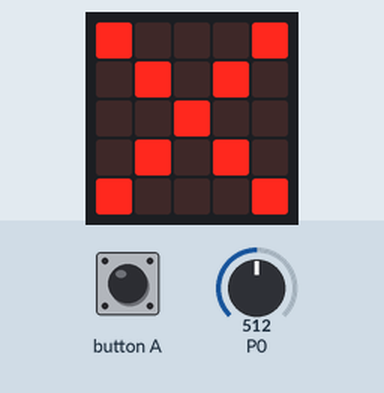
Bench run of a program on a simulated BBC micro:bit running MicroPython. On the bench: the board's 5×5 LED display. Inputs (shaded band) come from the test bench; at power-on: P0 = 512 (analog values on the 0–1023 scale).

Above: at 1.2 s.
1.3 s: P0 set to 786
2.8 s: P0 set to 813
At 4.0 s:
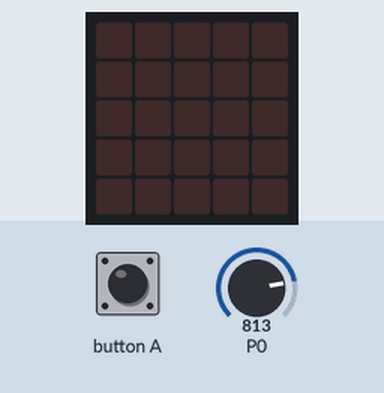
4.5 s: P0 set to 790
At 5.7 s:
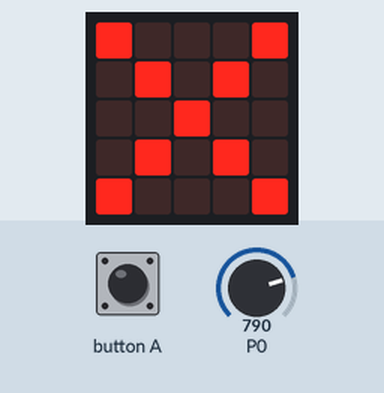
6.0 s: P0 set to 810
At 7.0 s:
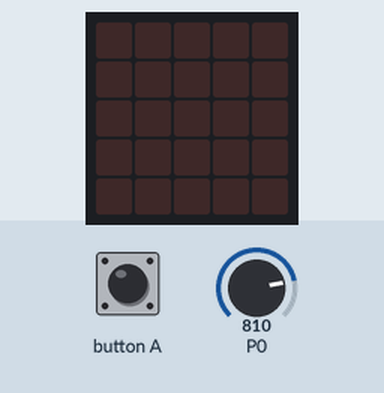
Timing chart, 0 to 8.5 s (numbered marks = the images above; inputs shaded):
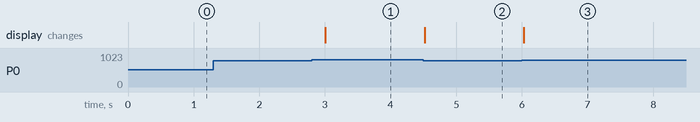

The program:

Night_Intruder_Detector.py
```python
from microbit import *

while True:
    LDRvalue = pin0.read_analog()
    PIRvalue = pin5.read_digital()
    if LDRvalue < 800:
        if PIRvalue == 1:
            display.show(Image.NO)
        else:
            display.clear()
    else:
        display.clear()
    sleep(250)
    
```

Measured:
- the behaviour switches between 799 and 800 on P0 (found by bisection; images 0 and 1)
- after the input at 1.3 s, every drawn part: stays the same
- after the input at 2.8 s, the display: changes after 0.21 s (image 1)
- after the input at 4.5 s, the display: changes at once (image 2)
- after the input at 6.0 s, the display: changes at once (image 3)
